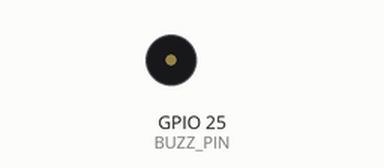
Bench run of a program on a simulated Raspberry Pi (BCM pin numbers). Parts: buzzer (waves = sounding). What the program prints to the terminal is not drawn. At 32.5 s the program stops and its outputs stay as they are.

Above: at 0.1 s.
At 1.1 s:
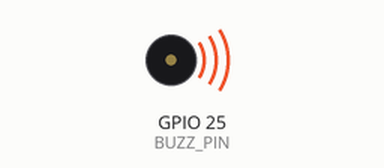
Timing chart, 0 to 34.0 s (numbered marks = the images above):
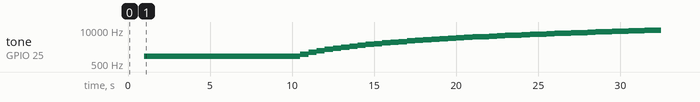

The program:

buzzer.py
```python
import RPi.GPIO as GPIO
import time

BUZZ_PIN = 25

GPIO.setmode(GPIO.BCM)
GPIO.setup(BUZZ_PIN, GPIO.OUT)

GPIO.output(BUZZ_PIN, False)

print 'Getting ready to buzz'

pwm = GPIO.PWM(BUZZ_PIN, 1000)
pwm.start(0)
##pwm.ChangeDutyCycle(50)
##time.sleep(2)
##pwm.ChangeDutyCycle(20)
##time.sleep(2)
##pwm.ChangeDutyCycle(10)
##time.sleep(2)
##pwm.ChangeDutyCycle(90)
##time.sleep(2)

for dc in range(0, 100, 10):
    pwm.ChangeDutyCycle(dc)
    time.sleep(1)

for freq in range(1000, 10000, 200):
    pwm.ChangeFrequency(freq)
    time.sleep(0.5)


GPIO.cleanup()
```

Measured:
- by itself, tone on GPIO 25 (BUZZ_PIN): plays 1000 Hz for 9.5 s, 1200 Hz for 0.50 s, 1400 Hz for 0.50 s, 1600 Hz for 0.50 s, 1800 Hz for 0.50 s, 2000 Hz for 0.50 s … (45 notes in this stretch)
